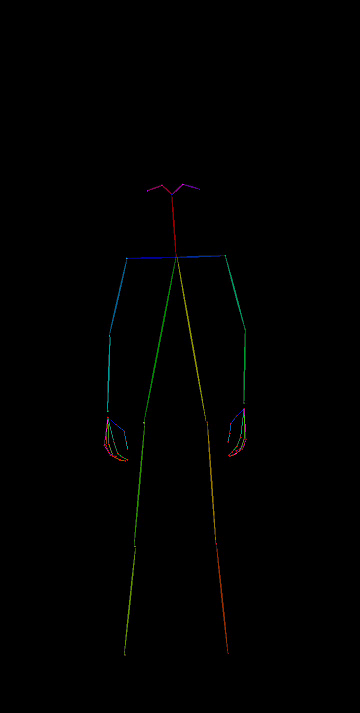
#> input picture frame 0 of important_assets/pose_videos/custom_motion1_pose.mp4, 720 x 1426 px, given in place of qalign_fb01_motion5.mp4, which was not available (shown at 1/2 size)
$ python make_motion5_seqall_compare_sheet_20260730.py
#> lines starting #> are read from the running program, lines starting #| are printed output that depends on the picture; after the words box and inside, x2 and y2 are one past the last pixel; in counts of white or black regions, pixels touching at a corner belong together; pictures that were not available may be replaced by others from this repository, and a replacement may not be noted
from pathlib import Path

import cv2
import numpy as np


VIDEOS = [
    (
        "baseline",
        Path(
            "output_videos/qalign_fb01_talkinghuman_motions_skip12_baseline_20260721/"
            "qalign_fb01_motion5.mp4"
        ),
    ),
    (
        "aggregate6",
        Path(
            "output_videos/qalign_fb01_motion5_arcface_post_temporalwin6_s0005_full40_manual_20260730/"
            "qalign_fb01_motion5.mp4"
        ),
    ),
    (
        "seq_all",
        Path(
            "output_videos/qalign_fb01_motion5_arcface_post_seqall_s0005_full40_20260730/"
            "qalign_fb01_motion5.mp4"
        ),
    ),
]
FRAMES = [0, 25, 50, 75]
OUT = Path(
    "output_videos/qalign_fb01_motion5_arcface_post_seqall_s0005_full40_20260730/"
    "compare_baseline_aggregate6_seqall_frames.jpg"
)


def grab_frame(path: Path, frame_idx: int):
#> called with frame_idx = 0
    cap = cv2.VideoCapture(str(path))
    cap.set(cv2.CAP_PROP_POS_FRAMES, frame_idx)
    ok, frame = cap.read()
#> frame is the input picture: shape (1426, 720, 3); mean B, G, R 0.6, 0.9, 0.7
    cap.release()
    if not ok or frame is None:
        raise RuntimeError(f"failed reading {path} frame {frame_idx}")
    return frame


rows = []
for label, video_path in VIDEOS:
    row = []
    for frame_idx in FRAMES:
        frame = grab_frame(video_path, frame_idx)
        frame = cv2.resize(frame, (240, 416), interpolation=cv2.INTER_AREA)
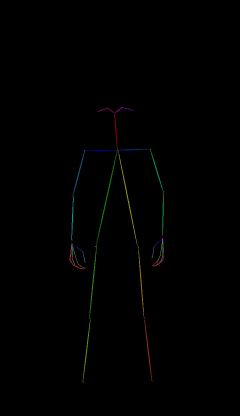
#> frame: shape (416, 240, 3); mean B, G, R 0.6, 0.9, 0.7
        cv2.rectangle(frame, (0, 0), (239, 34), (0, 0, 0), -1)
        cv2.putText(
            frame,
            f"{label} f{frame_idx}",
            (8, 24),
            cv2.FONT_HERSHEY_SIMPLEX,
            0.55,
            (255, 255, 255),
            1,
            cv2.LINE_AA,
        )
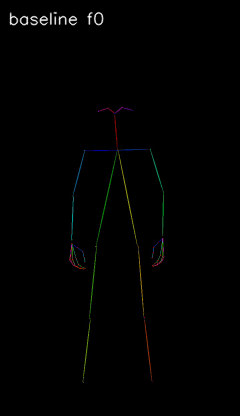
#> frame: shape (416, 240, 3); 0.67% of pixels changed, all inside (x1, y1, x2, y2) = (9, 11, 104, 26)
        row.append(frame)
    rows.append(np.concatenate(row, axis=1))

OUT.parent.mkdir(parents=True, exist_ok=True)
cv2.imwrite(str(OUT), np.concatenate(rows, axis=0))
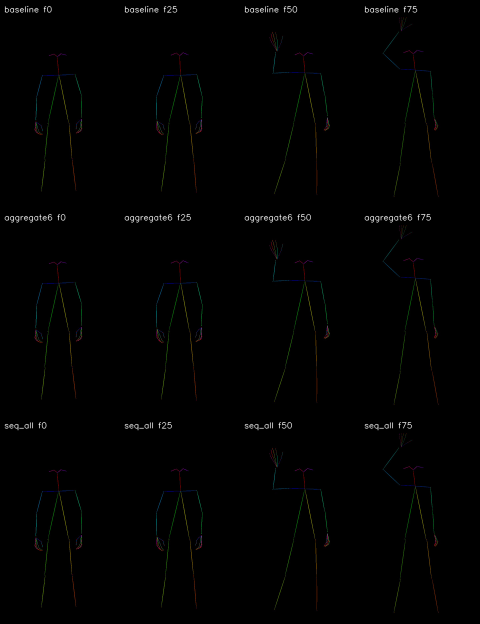
#> saved as compare_baseline_aggregate6_seqall_frames.jpg: shape (1248, 960, 3) (shown at 1/2 size); mean B, G, R 1.4, 1.7, 1.6
print(OUT)
